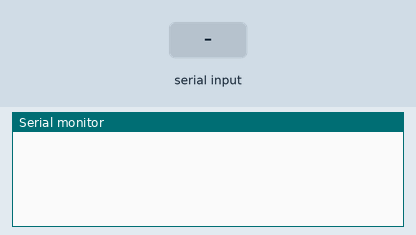
Simulated run of this sketch. Board: Arduino Uno, built with avr-gcc and run on an emulated ATmega328P. Shown: the last lines printed to the serial monitor. The inputs (shaded band) are chosen by the test bench.

Above: at 1.2 s.
1.3 s: "RINGN\n" received over Serial
At 2.5 s:
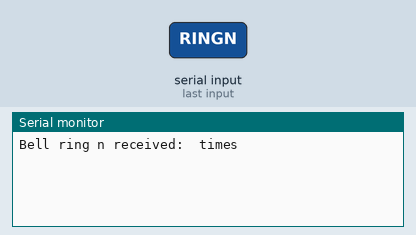
2.8 s: "90,45\n" received over Serial
At 3.9 s:
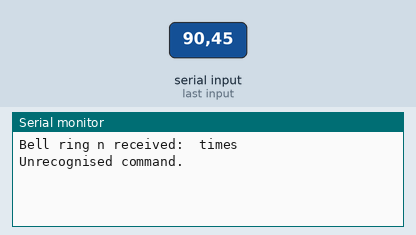

Measured:
- after the input at 1.3 s, the serial monitor: prints a new line at once (image 1)
- after the input at 2.8 s, the serial monitor: prints a new line at once (image 2)

The sketch:

solenoid.ino
```cpp
#define SOLENOID_PIN 3
#define BRAKE_PIN 9
#define DIRECTION_PIN 12
#define RING_DELAY 200
#define RING_GAP 1000

#define SERIAL_BUFSIZE 200
#define COMP_STR(str1, str2) (strcmp(str1, str2) == 0)

char serial_buffer[SERIAL_BUFSIZE];
char n_buffer[SERIAL_BUFSIZE];

void ring_bell(void)
{
  digitalWrite(DIRECTION_PIN, HIGH);
  delay(RING_DELAY);
  digitalWrite(DIRECTION_PIN, LOW);
  delay(RING_DELAY);
}

void ring_bell_n(int ntimes)
{
  int i;
  for(i=0; i<ntimes; i++) {
    ring_bell();
    delay(RING_GAP);
  }
}

void setup()
{
  Serial.begin(9600);
  digitalWrite(SOLENOID_PIN, HIGH);
  digitalWrite(BRAKE_PIN, LOW);
  digitalWrite(DIRECTION_PIN, LOW);
}

void loop()
{
  if( Serial.available() ) {
    Serial.readBytesUntil('\n', serial_buffer, SERIAL_BUFSIZE - 1);
    if( COMP_STR(serial_buffer, "RING") ) {
      Serial.println("Bell ring received!");
      ring_bell();
    }
    else if( strstr(serial_buffer, "RINGN") ) {
      strncpy(n_buffer, serial_buffer + 6, SERIAL_BUFSIZE);
      Serial.print("Bell ring n received: ");
      Serial.print(n_buffer);
      Serial.println(" times");
      ring_bell_n(atoi(n_buffer));
    }
    else if( COMP_STR(serial_buffer, "UPTIME") ) {
      Serial.println(millis() / 1000 / 60);
    }
    else {
      Serial.println("Unrecognised command.");
    }
    memset(serial_buffer, '\0', SERIAL_BUFSIZE);
  }
}
```
